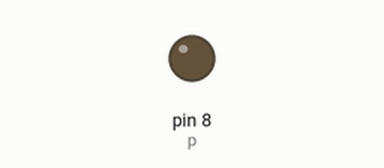
This program was run on a simulated Raspberry Pi (header pin numbers). Parts: output pins drawn as LEDs (lit = HIGH). At 0.8 s the program stops and its outputs stay as they are.

Above: at 0.9 s.
Timing chart, 0 to 2.3 s (numbered marks = the images above):
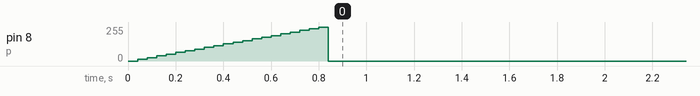

The program:

control_buzzer.py
```python
import time
import RPi.GPIO as GPIO
GPIO.setmode(GPIO.BOARD)
GPIO.setup(8, GPIO.OUT)


def buzz():
    p = GPIO.PWM(8, 6888)
    p.start(0)

    for i in range(0, 1):
        for dc in range(0, 101, 5):
            p.ChangeDutyCycle(dc)
            time.sleep(0.04)
        #for dc in range(100, -1, -5):
        #    p.ChangeDutyCycle(dc)
        #    time.sleeap(0.1)
    p.stop()

if __name__ == "__main__":
    buzz()
```

Measured:
- by itself, pin 8 (p): rises from 0/255 to 255/255 in 0.76 s, then falls to 0/255 in 0.04 s
